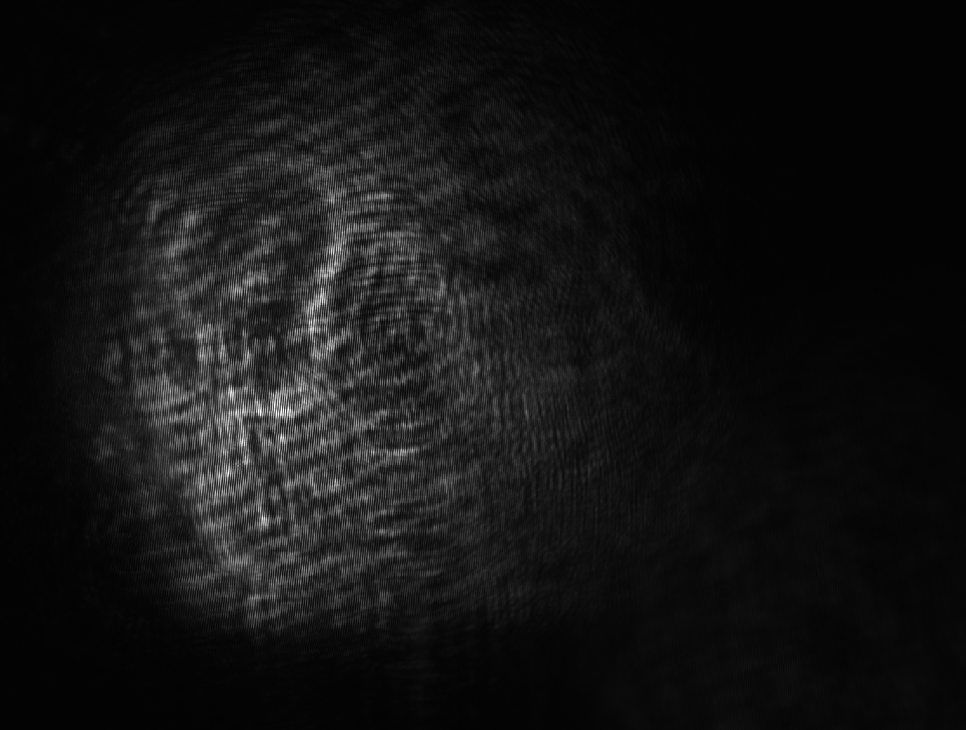
#> input picture Stereo Disparity for Depth Mapping/stereo-disparity-map-master/IN/holo_o11_r22_d1346726_2.tif, 966 x 730 px, shrunk from 1376 x 1040 before the run, found by its file name
$ python Conversion.py
#> lines starting #> are read from the running program, lines starting #| are printed output that depends on the picture
import cv2
import numpy as np

img1 = cv2.imread('IN\holo_o11_r22_d1346726_2.tif')
#> img1 is the input picture: shape (730, 966, 3); min 2, max 255, mean 19.2

img1 = cv2.cvtColor(img1, cv2.COLOR_BGR2GRAY)
#> img1: shape (730, 966)


res1 = img1.copy()
res2 = img1.copy()

for i in range(len(img1)):
        for j in range(len(img1[i])):

                if ((len(img1)/2) >= i):
                    res1[i,j] = img1[i,j];
                    res2[i,j] = 0;
                else:
                    res1[i,j] = 0;
                    res2[i,j] = img1[i,j];
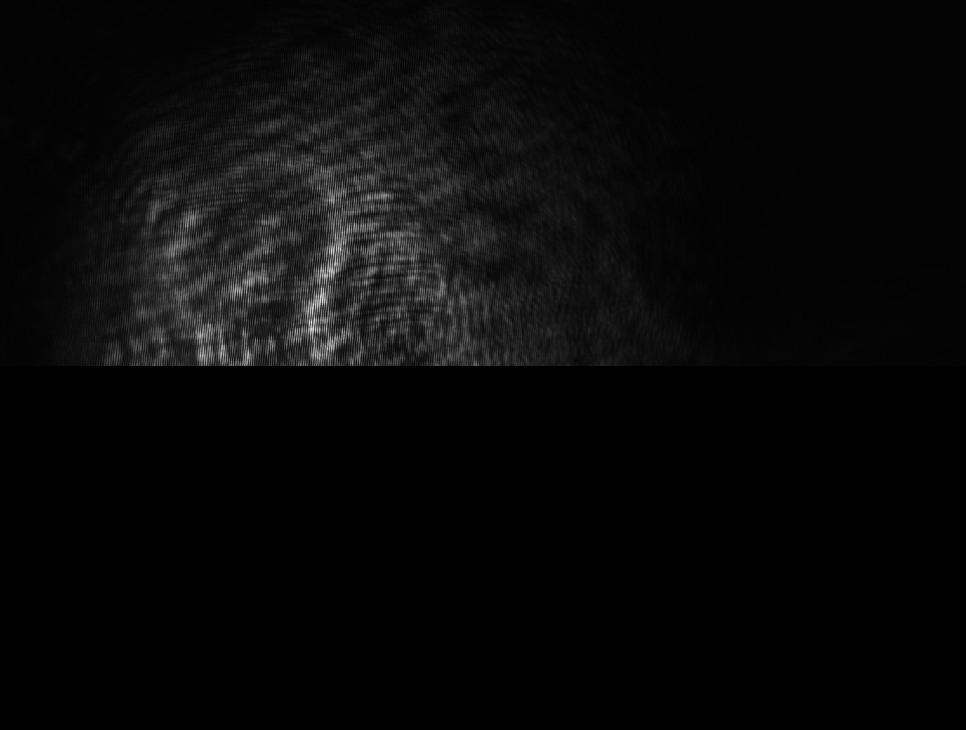
#> res1: shape (730, 966); min 0, max 233, mean 8.7
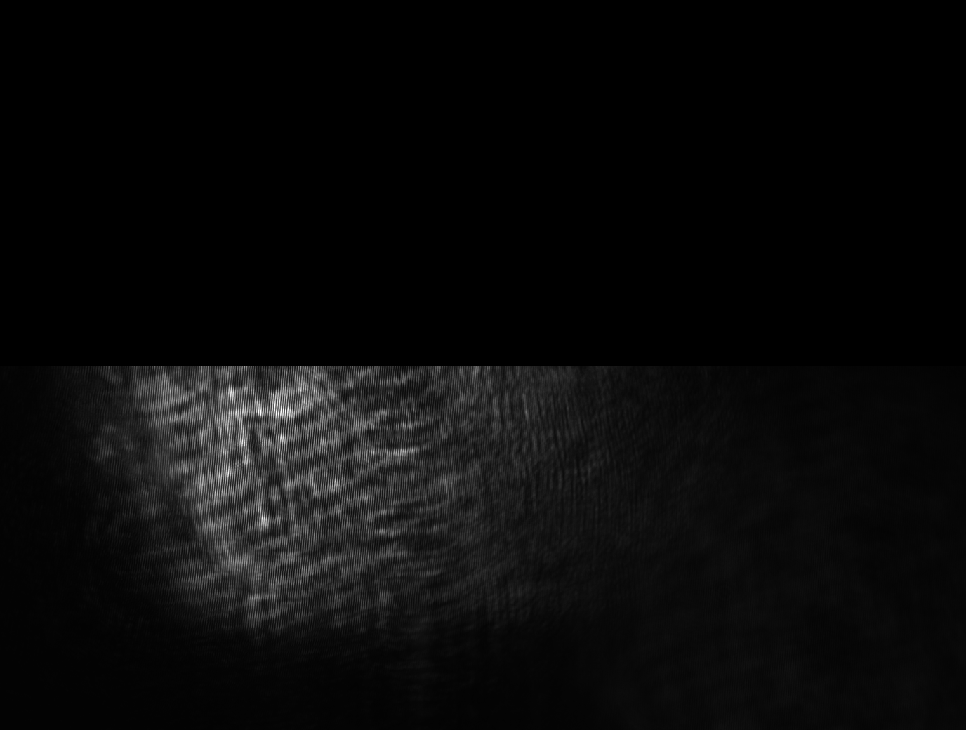
#> res2: shape (730, 966); min 0, max 255, mean 10.5


cv2.imshow("result 1", res1)
cv2.imshow("result 2", res2)

cv2.imwrite("OUT\split_img1.tif",res1)
cv2.imwrite("OUT\split_img2.tif",res2)

#closes windows if space bar is pressed
cv2.waitKey(0)
cv2.destroyAllWindows()

$ run again, with Stereo Disparity for Depth Mapping/stereo-disparity-map-master/IN/Spray_h1_t1.tif copied over Stereo Disparity for Depth Mapping/stereo-disparity-map-master/IN/holo_o11_r22_d1346726_2.tif
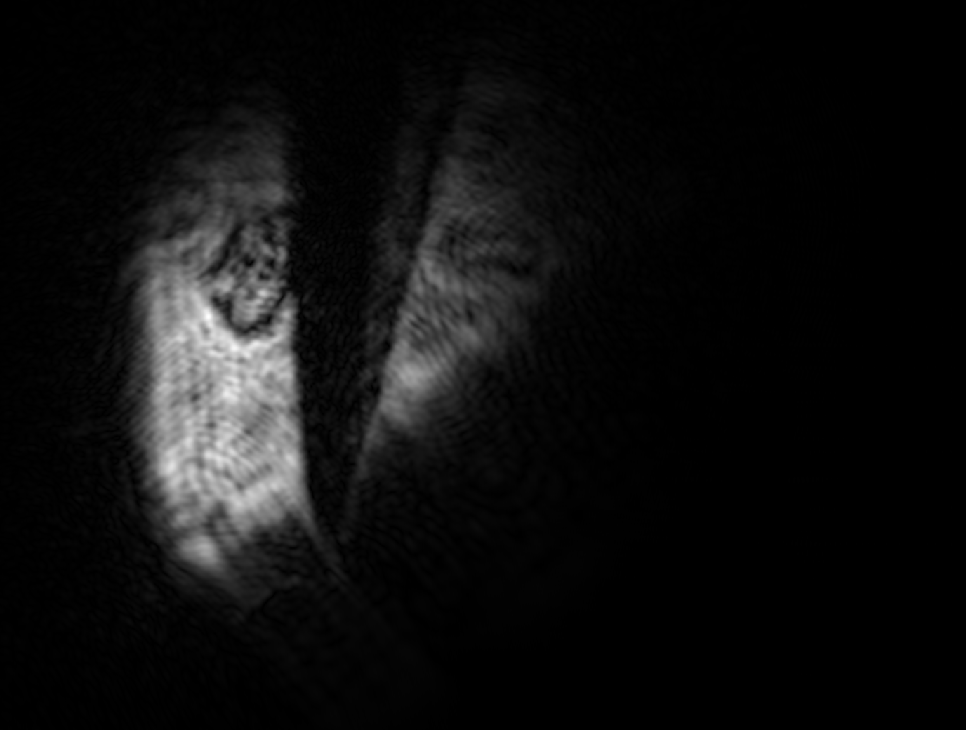
#> input picture Stereo Disparity for Depth Mapping/stereo-disparity-map-master/IN/Spray_h1_t1.tif, 966 x 730 px, shrunk from 1376 x 1040 before the run, found by its file name
#> img1 is the input picture: shape (730, 966, 3); min 0, max 255, mean 14.9
#> img1: shape (730, 966)
#> after the loop `for i in range(len(img1)):`:
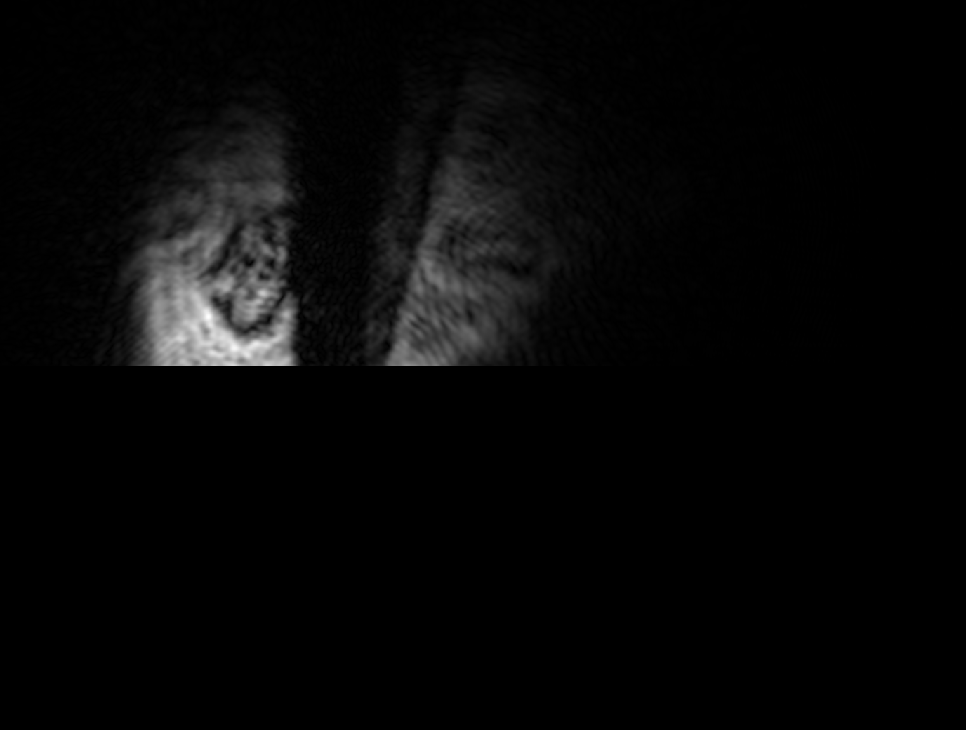
#> res1: shape (730, 966); min 0, max 255, mean 7.2
#> after the loop `for i in range(len(img1)):`:
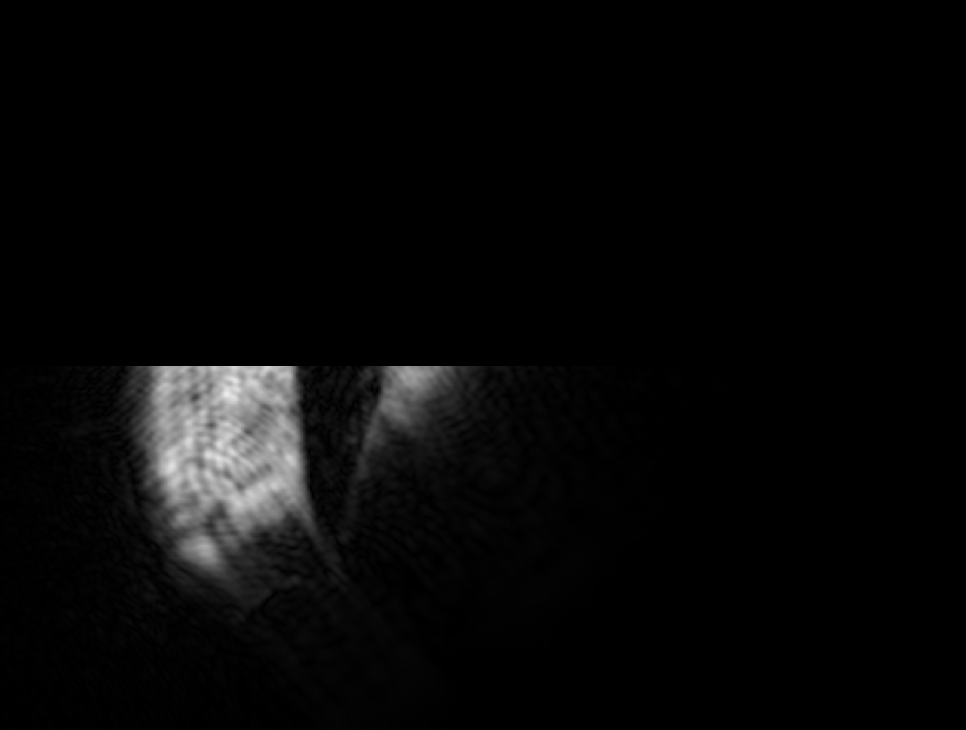
#> res2: shape (730, 966); min 0, max 235, mean 7.6
